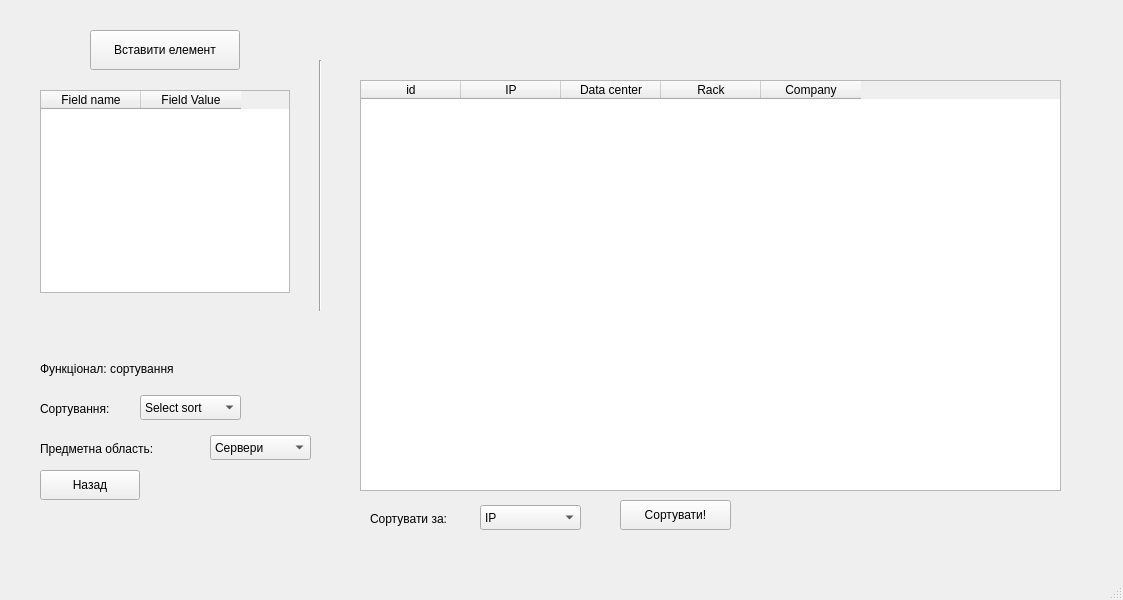
<?xml version="1.0" encoding="UTF-8"?>
<ui version="4.0">
 <class>SortWindow</class>
 <widget class="QMainWindow" name="SortWindow">
  <property name="geometry">
   <rect>
    <x>0</x>
    <y>0</y>
    <width>1123</width>
    <height>600</height>
   </rect>
  </property>
  <property name="windowTitle">
   <string>MainWindow</string>
  </property>
  <widget class="QWidget" name="centralwidget">
   <widget class="QLabel" name="realisationLabel">
    <property name="geometry">
     <rect>
      <x>40</x>
      <y>400</y>
      <width>101</width>
      <height>17</height>
     </rect>
    </property>
    <property name="text">
     <string>Сортування:</string>
    </property>
   </widget>
   <widget class="QPushButton" name="backButton_2">
    <property name="geometry">
     <rect>
      <x>40</x>
      <y>470</y>
      <width>100</width>
      <height>30</height>
     </rect>
    </property>
    <property name="text">
     <string>Назад</string>
    </property>
   </widget>
   <widget class="QTableWidget" name="insertElement">
    <property name="geometry">
     <rect>
      <x>40</x>
      <y>90</y>
      <width>250</width>
      <height>203</height>
     </rect>
    </property>
    <column>
     <property name="text">
      <string>Field name</string>
     </property>
    </column>
    <column>
     <property name="text">
      <string>Field Value</string>
     </property>
    </column>
   </widget>
   <widget class="QLabel" name="contextLabel">
    <property name="geometry">
     <rect>
      <x>40</x>
      <y>440</y>
      <width>151</width>
      <height>17</height>
     </rect>
    </property>
    <property name="text">
     <string>Предметна область:</string>
    </property>
   </widget>
   <widget class="QComboBox" name="contentBox">
    <property name="geometry">
     <rect>
      <x>210</x>
      <y>435</y>
      <width>101</width>
      <height>25</height>
     </rect>
    </property>
    <item>
     <property name="text">
      <string>Сервери</string>
     </property>
    </item>
    <item>
     <property name="text">
      <string>Дата і час</string>
     </property>
    </item>
   </widget>
   <widget class="Line" name="line">
    <property name="geometry">
     <rect>
      <x>310</x>
      <y>60</y>
      <width>20</width>
      <height>251</height>
     </rect>
    </property>
    <property name="orientation">
     <enum>Qt::Vertical</enum>
    </property>
   </widget>
   <widget class="QPushButton" name="insertButton">
    <property name="geometry">
     <rect>
      <x>90</x>
      <y>30</y>
      <width>150</width>
      <height>40</height>
     </rect>
    </property>
    <property name="text">
     <string>Вставити елемент</string>
    </property>
   </widget>
   <widget class="QLabel" name="functionalLlabel">
    <property name="geometry">
     <rect>
      <x>40</x>
      <y>360</y>
      <width>181</width>
      <height>17</height>
     </rect>
    </property>
    <property name="text">
     <string>Функціонал: сортування</string>
    </property>
   </widget>
   <widget class="QComboBox" name="contentBox_2">
    <property name="geometry">
     <rect>
      <x>140</x>
      <y>395</y>
      <width>101</width>
      <height>25</height>
     </rect>
    </property>
    <item>
     <property name="text">
      <string>Select sort</string>
     </property>
    </item>
    <item>
     <property name="text">
      <string>Heap sort</string>
     </property>
    </item>
    <item>
     <property name="text">
      <string>Merge sort</string>
     </property>
    </item>
    <item>
     <property name="text">
      <string>Insert sort</string>
     </property>
    </item>
    <item>
     <property name="text">
      <string>Quick sort</string>
     </property>
    </item>
    <item>
     <property name="text">
      <string>Count sort (int only!)</string>
     </property>
    </item>
    <item>
     <property name="text">
      <string>Radix sort(int only!)</string>
     </property>
    </item>
   </widget>
   <widget class="QTableWidget" name="tableWidget">
    <property name="geometry">
     <rect>
      <x>360</x>
      <y>80</y>
      <width>701</width>
      <height>411</height>
     </rect>
    </property>
    <column>
     <property name="text">
      <string>id</string>
     </property>
    </column>
    <column>
     <property name="text">
      <string>IP</string>
     </property>
    </column>
    <column>
     <property name="text">
      <string>Data center</string>
     </property>
    </column>
    <column>
     <property name="text">
      <string>Rack</string>
     </property>
    </column>
    <column>
     <property name="text">
      <string>Company</string>
     </property>
    </column>
   </widget>
   <widget class="QLabel" name="label">
    <property name="geometry">
     <rect>
      <x>370</x>
      <y>510</y>
      <width>101</width>
      <height>17</height>
     </rect>
    </property>
    <property name="text">
     <string>Сортувати за:</string>
    </property>
   </widget>
   <widget class="QComboBox" name="sortingParamether">
    <property name="geometry">
     <rect>
      <x>480</x>
      <y>505</y>
      <width>101</width>
      <height>25</height>
     </rect>
    </property>
    <item>
     <property name="text">
      <string>IP</string>
     </property>
    </item>
    <item>
     <property name="text">
      <string>Data center</string>
     </property>
    </item>
    <item>
     <property name="text">
      <string>Rack</string>
     </property>
    </item>
    <item>
     <property name="text">
      <string>Company</string>
     </property>
    </item>
   </widget>
   <widget class="QPushButton" name="sortButton">
    <property name="geometry">
     <rect>
      <x>620</x>
      <y>500</y>
      <width>111</width>
      <height>30</height>
     </rect>
    </property>
    <property name="text">
     <string>Сортувати!</string>
    </property>
   </widget>
  </widget>
  <widget class="QMenuBar" name="menubar">
   <property name="geometry">
    <rect>
     <x>0</x>
     <y>0</y>
     <width>1123</width>
     <height>22</height>
    </rect>
   </property>
  </widget>
  <widget class="QStatusBar" name="statusbar"/>
 </widget>
 <resources/>
 <connections/>
</ui>
